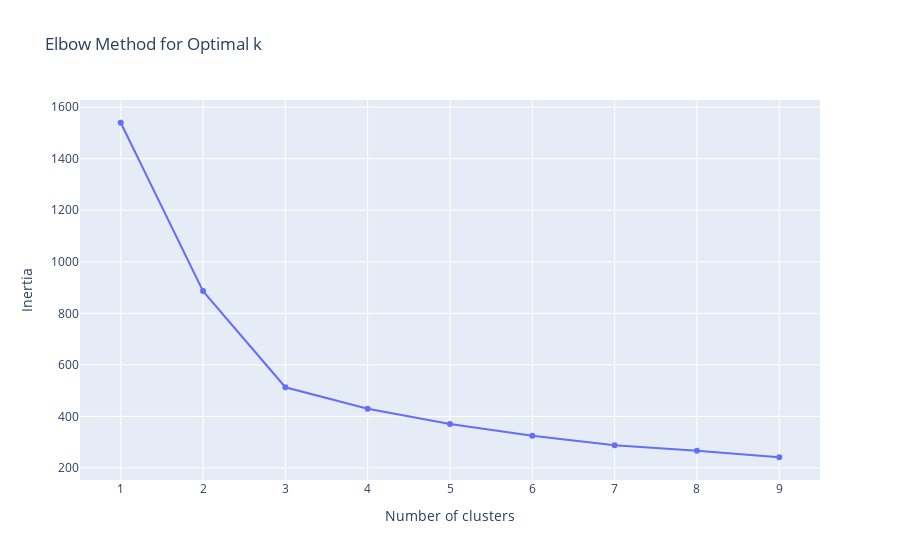

Here is the notebook cell this chart was saved with:
### Code cell
fig = px.line(x=list(k_range), y=inertia, markers=True, title='Elbow Method for Optimal k')
fig.update_layout(xaxis_title='Number of clusters', yaxis_title='Inertia')
fig.show()

### Figure 1 — Plotly figure (JSON) as saved in the notebook; plotly's stock layout.template omitted (floating-point values rounded to 4 significant figures)
{"data": [{"hovertemplate": "x=%{x}<br>y=%{y}<extra></extra>", "legendgroup": "", "line": {"color": "#636efa", "dash": "solid"}, "marker": {"symbol": "circle"}, "mode": "lines+markers", "name": "", "orientation": "v", "showlegend": false, "type": "scatter", "x": [1, 2, 3, 4, 5, 6, 7, 8, 9], "xaxis": "x", "y": [1540.0, 886.2, 513.0, 429.6, 370.9, 325.0, 287.7, 266.6, 241.4], "yaxis": "y"}], "layout": {"autosize": true, "legend": {"tracegroupgap": 0}, "title": {"text": "Elbow Method for Optimal k"}, "xaxis": {"anchor": "y", "autorange": true, "domain": [0, 1], "range": [0.4933, 9.507], "title": {"text": "Number of clusters"}, "type": "linear"}, "yaxis": {"anchor": "x", "autorange": true, "domain": [0, 1], "range": [134.3, 1647.0], "title": {"text": "Inertia"}, "type": "linear"}}}
